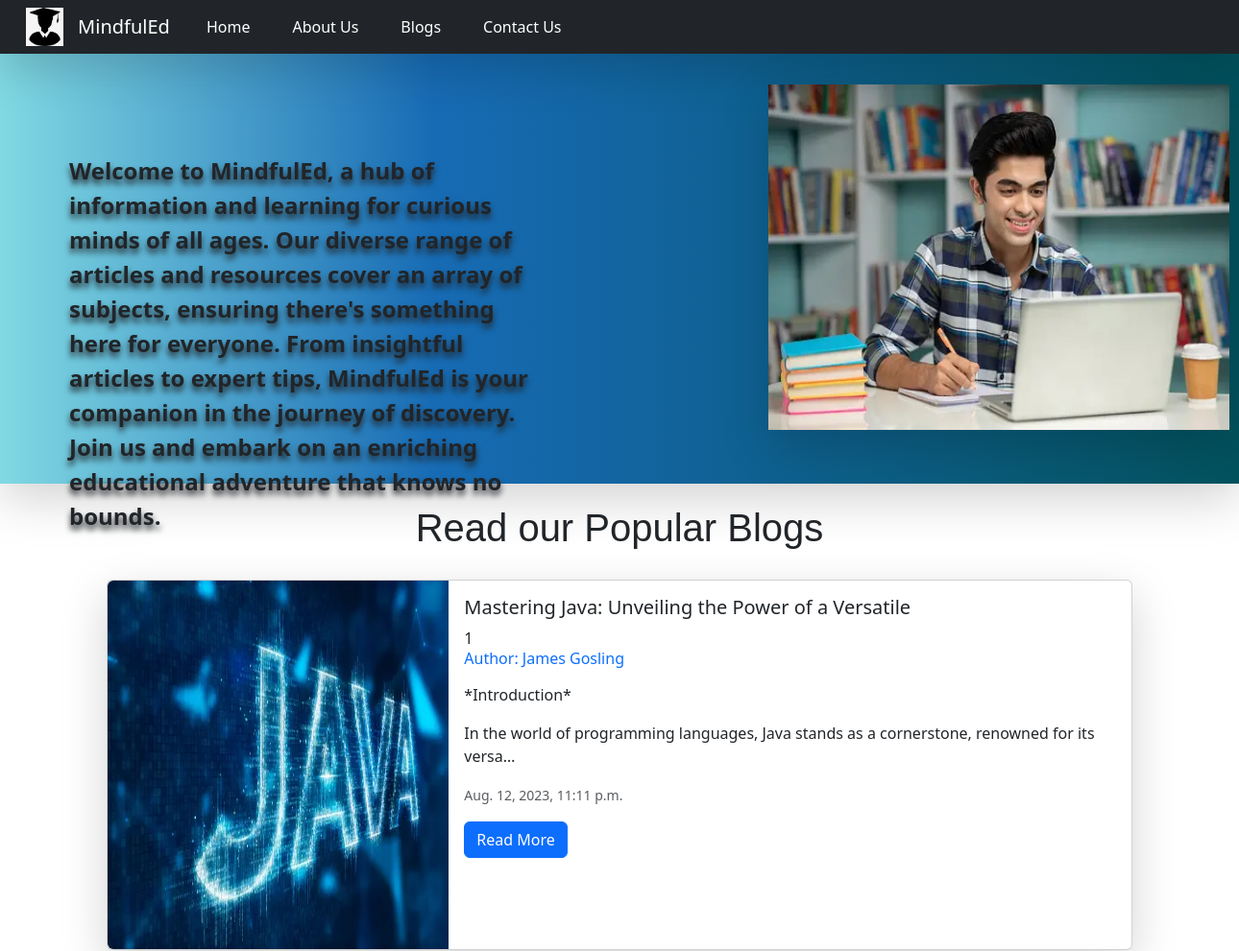
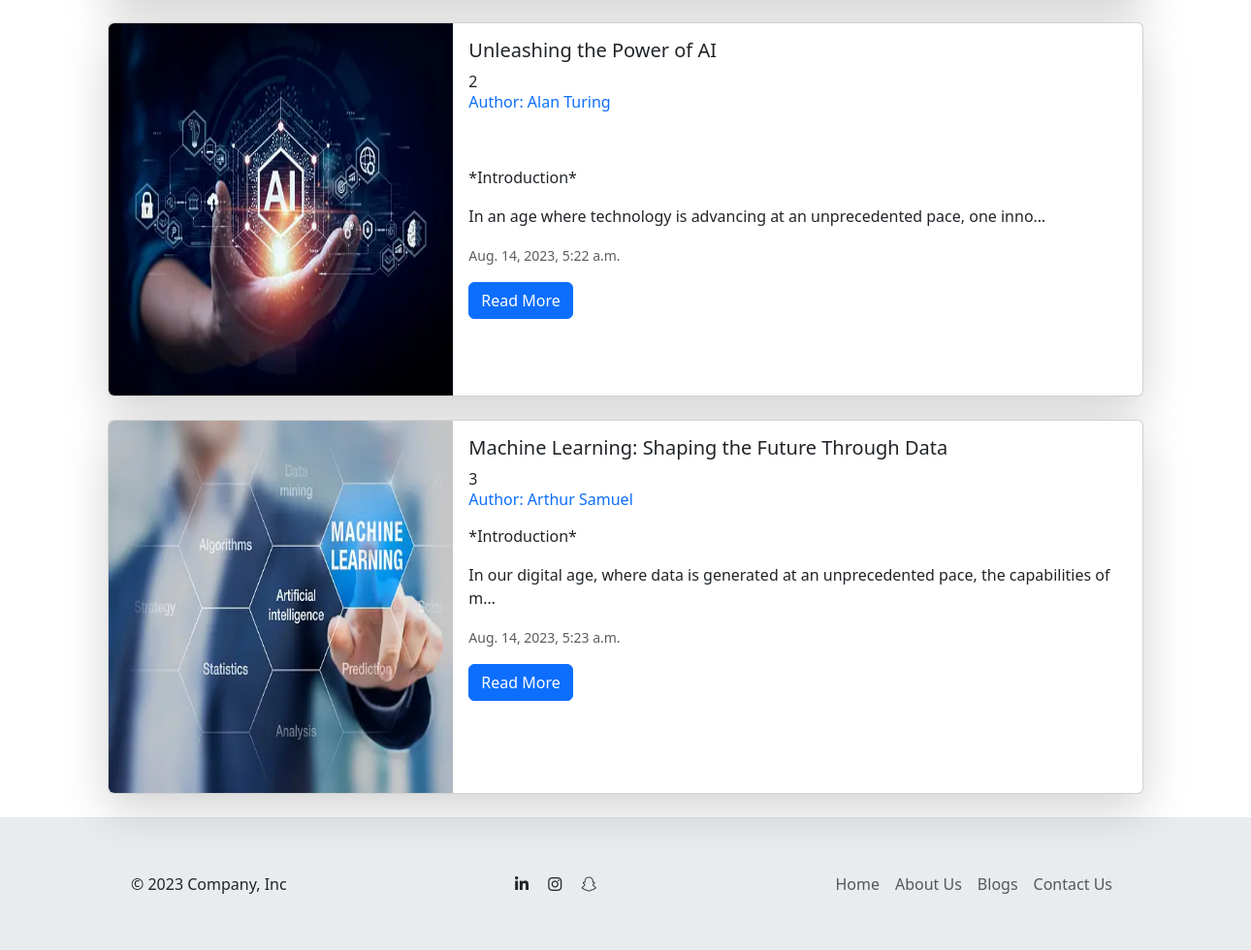
The page / on the database its author committed (2 pictures, top to bottom).
### iimtblog/models.py (models this page shows)
class Popular_Blog(models.Model):
    title=models.CharField(max_length=50)
    author=models.CharField(max_length=50)
    content=RichTextField()
    post_date=models.DateTimeField(auto_now_add=True)
    image = models.ImageField(upload_to='image',default="")

### iimtblog/views.py (the view)
# urls.py: 2. Add a URL to urlpatterns:  path('', views.home, name='home')
def home(request):
    Popular_BlogObj = Popular_Blog.objects.all()
    context = {'name':'Keshri','Popular_BlogObj':Popular_BlogObj}
    return render(request,'home.html',context)

### templates/home.html (shortened to what this page needs)
{% extends 'base.html' %}
{% block body %}
    <div class="container-fluid shadow-lg p-0 m-0" style="background:rgb(119, 169, 202); background: linear-gradient(90deg, rgb(129, 217, 227) 0%, rgb(23, 107, 180) 35%, rgb(2, 82, 94) 100%); height: 56vh;">
    <img class="shadow-lg" src="/static/img/home.webp"  alt="" style="height: 45vh; width:30em; position: absolute; top: 5.5em; left: 50em;">
    </div>
    <div>
        <p style="position: absolute; top: 20vh; left: 3em; right: 30em; font-size:x-large; text-shadow: 0px 5px 6px;"> <b >Welcome to MindfulEd, a hub of information and learning for curious minds of all ages. Our diverse range of articles and resources cover an array of subjects, ensuring there's something here for everyone. From insightful articles to expert tips, MindfulEd is your companion in the journey of discovery. Join us and embark on an enriching educational adventure that knows no bounds.</b></p>
    </div>
    <div class="container my-3">
        <p style="display: flex; justify-content: center;  font-size: 40px; font-family:'Lucida Sans', 'Lucida Sans Regular', 'Lucida Grande', 'Lucida Sans Unicode', Geneva, Verdana, sans-serif;">Read our Popular Blogs</p>
    </div>
    <div class="container-fluid">
        <div class="container">
            {% for obj in Popular_BlogObj %}
            <div class="card m-4 shadow-lg">
                <div class="row g-0">
                    <div class="col-md-4">
                        <img src="/media/{{obj.image}}" class="img-fluid rounded-start" alt="..." style=" height: 48vh;">
                    </div>
                    <div class="col-md-8">
                        <div class="card-body">
                            <h5 class="card-title">{{obj.title}}</h5>
                            {{obj.id}}
                            <h6 class="text-primary">Author: {{obj.author}}</h6>
                            <p class="card-text">{{obj.content|safe|truncatechars:120}}</p>
                            <p class="card-text"><small class="text-body-secondary">{{obj.post_date}}</small></p>
                            <a href="{% url 'show_blog' obj.id %}" class="btn btn-primary">Read More</a>
                        </div>
                    </div>
                </div>
            </div>
            {% endfor %}
        </div>
    </div>
{% endblock body %}

### templates/base.html (shortened to what this page needs)
{% load static %}
<!doctype html>
<html lang="en">
<head>
  <link href="https://cdn.jsdelivr.net/npm/bootstrap@5.3.1/dist/css/bootstrap.min.css" rel="stylesheet"
>
  <link rel="stylesheet" href="{% static 'css/style.css'%}" />
    <link rel="stylesheet" href="https://cdnjs.cloudflare.com/ajax/libs/font-awesome/6.4.0/css/all.min.css">
</head>
<body>
    <nav id="navbar" class="shadow-lg  sticky-top  navbar navbar-expand-lg navbar-dark bg-dark ">
      <div class="container-fluid" id="navbar">
        <div id="logo">
          <img src="/static/img/logo2.png" alt="" style="height: 5vh; margin: 0px 15px ;">
      </div>
        <a class="navbar-brand">MindfulEd</a>
        <div class="collapse navbar-collapse">
          <ul class="navbar-nav ">
            <li class="nav-item">
              <a class="nav-link active " aria-current="page" href="\">Home</a>
            </li>
            <li class="nav-item">
              <a class="nav-link" href="{% url 'about' %}">About Us</a>
            </li>
            <li class="nav-item">
              <a class="nav-link" href="{% url 'allblogs' %}">Blogs</a>
            </li>
            <li class="nav-item">
              <a class="nav-link" href="{% url 'contact' %}">Contact Us</a>
            </li>
          </ul>
        </div>
      </div>
    </nav>
    {% block body %}
    {% endblock body %}
    <div class="container-fluid bg-body-secondary">
      <footer>
        <div class="container">
          <footer class="d-flex flex-wrap justify-content-between align-items-center p-5 border-top">
            <p class="col-md-4 mb-0 text-dark justify-content-start">© 2023 Company, Inc</p>
            <p class="col-md-4 mb-0 justify-content-center px-5">
             <a href="https://www.linkedin.com/in/keshri-nandan-68b095225"><i class="fab fa-linkedin-in mx-2 text-dark"></i></a>
            <a href="https://instagram.com/keshri__nandan?utm_source=qr&igshid=NGExMmI2YTkyZg%3D%3D"><i class="fab fa-instagram mx-2 text-dark"></i></a>
             <a href="https://t.snapchat.com/1DnaEyf3"><i
              class="fab fa-snapchat mx-2 text-dark"></i></a>
            </p>
            <ul class="nav col-md-4 justify-content-end">
              <li class="nav-item"><a href="\" class="nav-link px-2 text-body-secondary">Home</a></li>
              <li class="nav-item"><a href="{% url 'about' %}" class="nav-link px-2 text-body-secondary">About Us</a></li>
              <li class="nav-item"><a href="{% url 'allblogs' %}" class="nav-link px-2 text-body-secondary">Blogs</a></li>
              <li class="nav-item"><a href="{% url 'contact' %}" class="nav-link px-2 text-body-secondary">Contact Us</a></li>
            </ul>
          </footer>
        </div>
      </footer>
    </div>
</body>
</html>

### static/css/style.css (style rules this page uses)
#navbar ul li a { color: white; display: block; padding: 2px 22px; border-radius: 20px; text-decoration: none; }

### rows shown on the page
Popular_Blog: image (picture), title "Mastering Java: Unveiling the Power of a Versatile", id "1", author "James Gosling", content "*Introduction* In the world of programming languages, Java stands as a cornerstone, renowned for its versa…", post_date "Aug. 12, 2023, 11:11 p.m."
Popular_Blog: image (picture), title "Unleashing the Power of AI", id "2", author "Alan Turing", content "*Introduction* In an age where technology is advancing at an unprecedented pace, one inno…", post_date "Aug. 14, 2023, 5:22 a.m."
Popular_Blog: image (picture), title "Machine Learning: Shaping the Future Through Data", id "3", author "Arthur Samuel", content "*Introduction* In our digital age, where data is generated at an unprecedented pace, the capabilities of m…", post_date "Aug. 14, 2023, 5:23 a.m."
